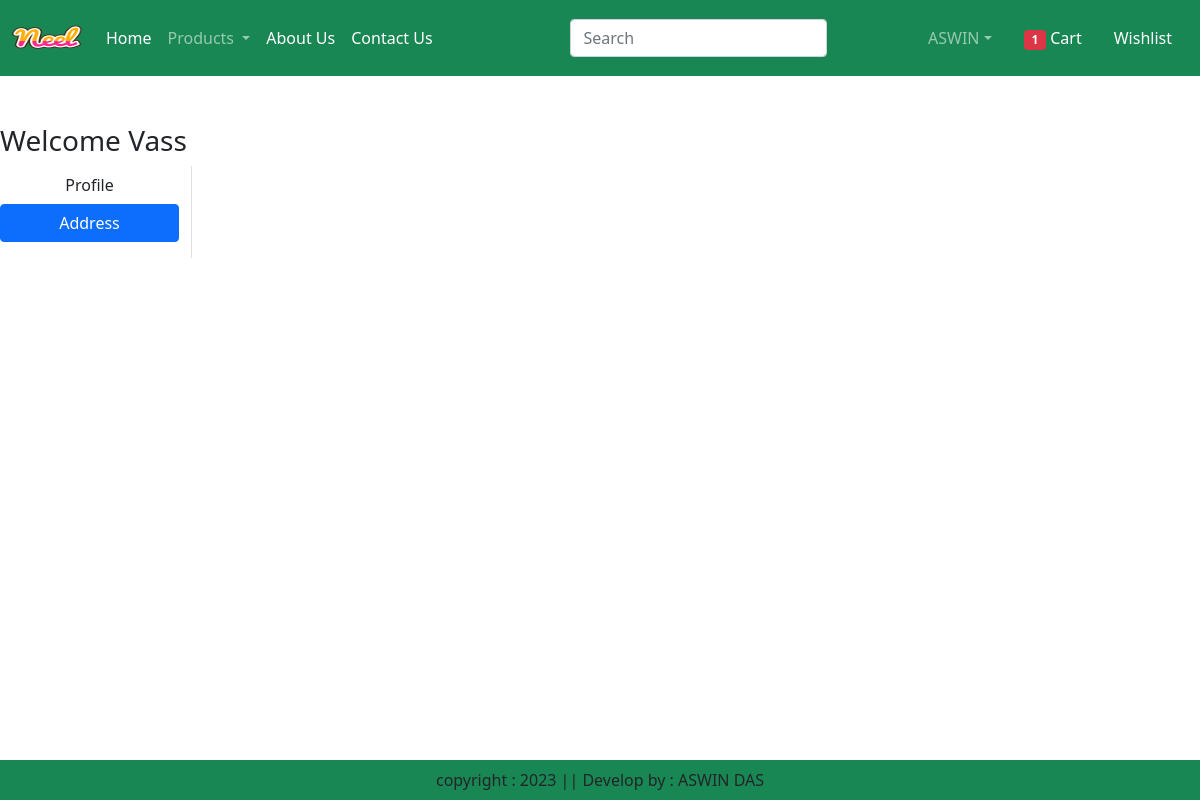
The page /address/ (signed in) on the database as committed earlier.
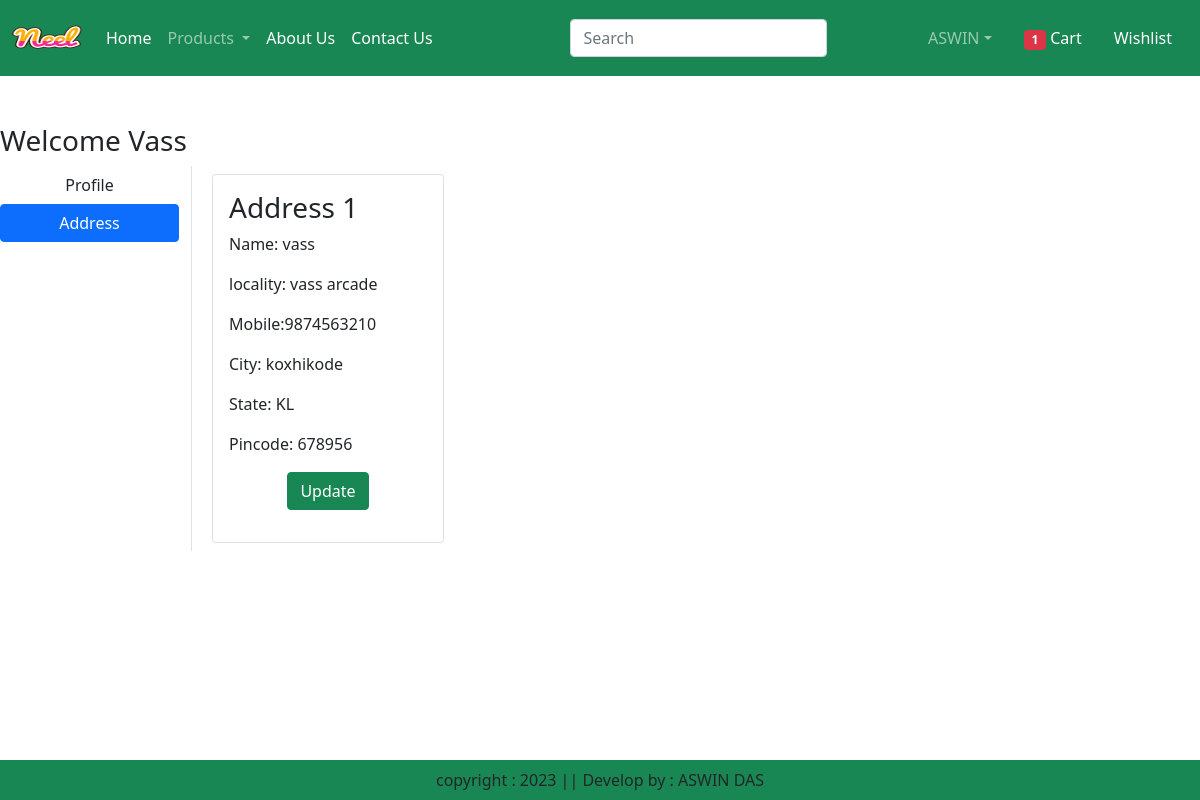
The same page on the database as committed later.
### app/models.py (models this page shows, shortened)
class Customer(models.Model):
    user = models.ForeignKey(User,on_delete=models.CASCADE)
    name = models.CharField(max_length=200)
    locality = models.CharField(max_length=200)
    city = models.CharField(max_length=50)
    mobile = models.IntegerField(default=0)
    zipcode = models.IntegerField()
    state = models.CharField(choices=STATE_CHOICES,max_length=100)

### app/views.py (the view)
# urls.py: path("address/",views.address,name="address"),
def address(request):
        add = Customer.objects.filter(user=request.user)
        totalitem = 0
        if request.user.is_authenticated:
            totalitem = len(Cart.objects.filter(user=request.user))
        return render(request,'app/address.html',locals())

### app/templates/app/address.html (shortened to what this page needs)
{% extends 'app/base.html' %}
{% load static %}
{% block main-content %}
<div class="conatiner my-5" >
    <div class="row">
        <h3>Welcome <span class="text-capitalize">{{request.user}}</span></h3>
        <div class="col-sm-2 border-end">
            <ul class="list-unstyled">
                <li class="d-grid"><a href="{% url 'profile' %}" class="btn ">Profile</a></li>
                <li class="d-grid"><a href="{% url 'address' %}" class="btn btn-primary">Address</a></li>
            </ul>
        </div>
        <div class="col-sm-8">
            <div class="row">
                {% for ad in add %}
                    <div class="col-sm-4">
                        <div class="card m-2">
                            <div class="card-body">
                              <h3>Address {{forloop.counter}}</h3>
                              <p>Name: {{ad.name}}</P>
                              <p>locality: {{ad.locality}}</P>
                              <p>Mobile:{{ad.mobile}}</P>
                              <p>City: {{ad.city}}</P>
                              <p>State: {{ad.state}}</P>
                              <p>Pincode: {{ad.zipcode}}</P>
                              <p class="text-center"><a href="{% url 'updateaddress' pk=ad.id %}"type="button" class="btn btn-success">Update</a></P>
                            </div>
                        </div>
                    </div>
                {% endfor %}
            </div>
        </div>
{% endblock main-content %}

Rows that differ between the two databases and show on the page:
added Customer: name "vass", locality "vass arcade", mobile "9874563210", city "koxhikode", state "KL", zipcode "678956"
